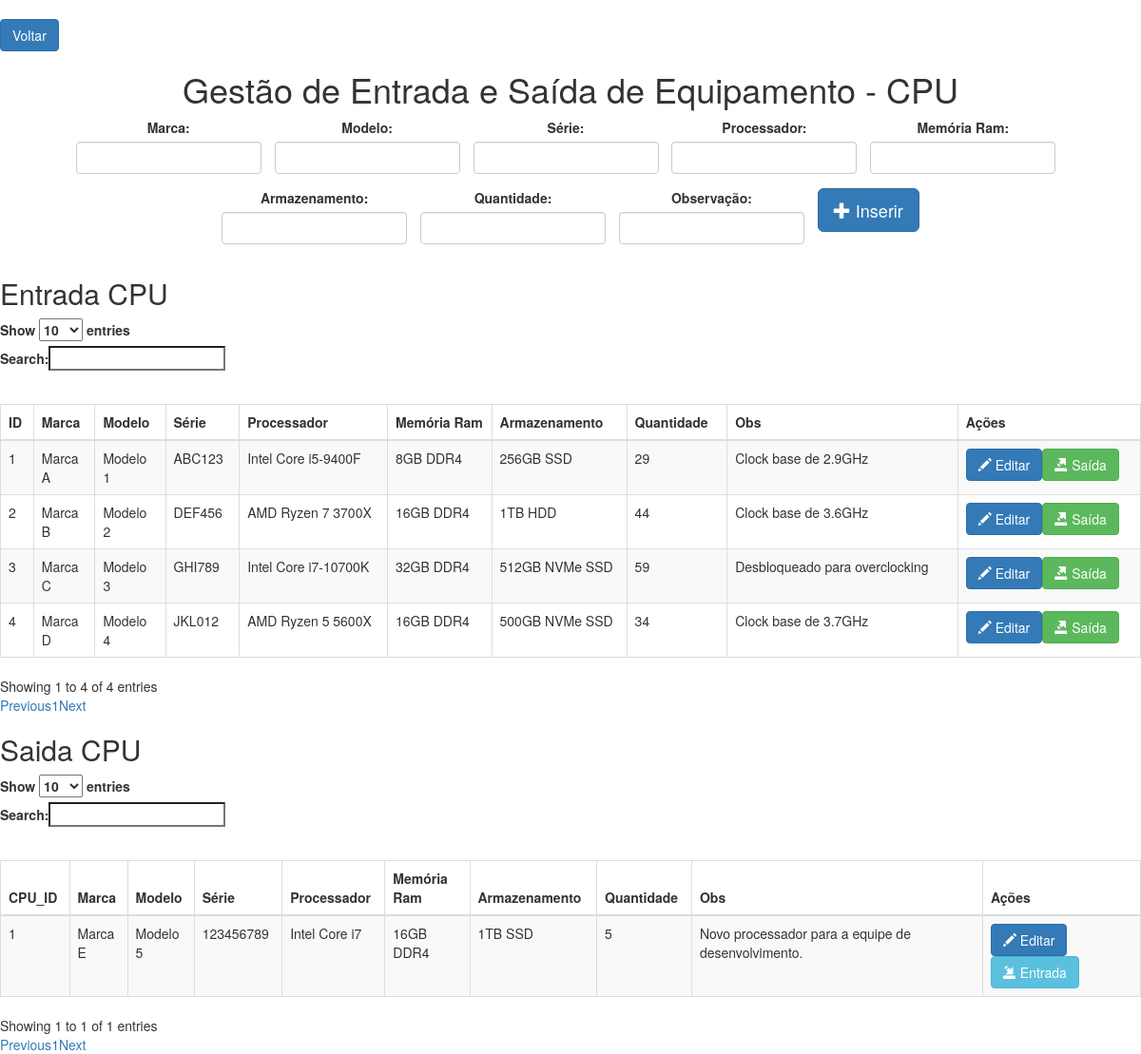
Screenshot of /cpu.php with the database file from the repository.
### tables this page shows
CREATE TABLE `cpu` (
  `ID` int(11) NOT NULL,
  `MARCA` varchar(100) NOT NULL,
  `MODELO` varchar(100) NOT NULL,
  `SERIE` varchar(100) NOT NULL,
  `PROCESSADOR` varchar(100) NOT NULL,
  `MEMORIA_RAM` varchar(100) NOT NULL,
  `ARMAZENAMENTO` varchar(100) NOT NULL,
  `QUANTIDADE` int(11) NOT NULL,
  `OBS` varchar(255) NOT NULL
);

CREATE TABLE `cpu_saida` (
  `CPU_ID` int(11) NOT NULL,
  `MARCA` varchar(100) NOT NULL,
  `MODELO` varchar(100) NOT NULL,
  `SERIE` varchar(100) NOT NULL,
  `PROCESSADOR` varchar(100) NOT NULL,
  `MEMORIA_RAM` varchar(100) NOT NULL,
  `ARMAZENAMENTO` varchar(100) NOT NULL,
  `QUANTIDADE` int(11) NOT NULL,
  `OBS` varchar(255) DEFAULT NULL
);

### cpu.php (the view, shortened to what this page needs)
<!DOCTYPE html>
<html>
<head>
    <link rel="stylesheet" href="style.css">
    <link rel="stylesheet" href="https://maxcdn.bootstrapcdn.com/bootstrap/3.3.7/css/bootstrap.min.css">
    <link rel="stylesheet" href="https://cdn.datatables.net/1.10.19/css/dataTables.bootstrap.min.css">
</head>
<body>
<div class="text-left" style="margin-top: 20px;">
    <button onclick="window.location.href='index.php'" class="btn btn-primary">Voltar</button>
</div>
<h1 class="text-center">Gestão de Entrada e Saída de Equipamento - CPU</h1>
<form method="post" action="inserir.php">
    <div class="form-container inline">
        <div class="form-group">
            <label for="MARCA">Marca:</label>
            <input type="text" name="MARCA" id="MARCA" class="form-control" required>
        </div>
        <div class="form-group">
            <label for="MODELO">Modelo:</label>
            <input type="text" name="MODELO" id="MODELO" class="form-control" required>
        </div>
        <div class="form-group">
            <label for="SERIE">Série:</label>
            <input type="text" name="SERIE" id="SERIE" class="form-control" required>
        </div>
        <div class="form-group">
            <label for="PROCESSADOR">Processador:</label>
            <input type="text" name="PROCESSADOR" id="PROCESSADOR" class="form-control" required>
        </div>
        <div class="form-group">
            <label for="MEMORIA_RAM">Memória Ram:</label>
            <input type="text" name="MEMORIA_RAM" id="MEMORIA_RAM" class="form-control" required>
        </div>
        <div class="form-group">
            <label for="ARMAZENAMENTO">Armazenamento:</label>
            <input type="text" name="ARMAZENAMENTO" id="ARMAZENAMENTO" class="form-control" required>
        </div>
        <div class="form-group">
            <label for="QUANTIDADE">Quantidade:</label>
            <input type="text" name="QUANTIDADE" id="QUANTIDADE" class="form-control" required>
        </div>
        <div class="form-group">
            <label for="OBS">Observação:</label>
            <input type="text" name="OBS" id="OBS" class="form-control" required>
        </div>
        <button type="submit" name="submit_insert" class="btn btn-primary btn-lg">
            <span class="glyphicon glyphicon-plus"></span> Inserir
        </button>
    </div>
</form>
<?php
function exibirTabela($conexao)
{
    $sql = "SELECT * FROM cpu";
    $resultado = mysqli_query($conexao, $sql);
    if (mysqli_num_rows($resultado) > 0) {
        echo '<h2>Entrada CPU</h2>';
        echo '<table id="cpu-table" class="table table-striped table-bordered">';
        echo '<thead><tr><th>ID</th><th>Marca</th><th>Modelo</th><th>Série</th><th>Processador</th><th>Memória Ram</th><th>Armazenamento</th><th>Quantidade</th><th>Obs</th><th>Ações</th></tr></thead>';
        echo '<tbody>';
        while ($row = mysqli_fetch_assoc($resultado)) {
            echo '<tr>';
            echo '<td>' . $row['ID'] . '</td>';
            echo '<td>' . $row['MARCA'] . '</td>';
            echo '<td>' . $row['MODELO'] . '</td>';
            echo '<td>' . $row['SERIE'] . '</td>';
            echo '<td>' . $row['PROCESSADOR'] . '</td>';
            echo '<td>' . $row['MEMORIA_RAM'] . '</td>';
            echo '<td>' . $row['ARMAZENAMENTO'] . '</td>';
            echo '<td>' . $row['QUANTIDADE'] . '</td>';
            echo '<td>' . $row['OBS'] . '</td>';
            echo '<td><button class="btn btn-primary btn-editar"><span class="glyphicon glyphicon-pencil"></span> Editar</button>';
            echo '<button class="btn btn-success btn-saida"><span class="glyphicon glyphicon-export"></span> Saída</button>';
            echo '</td>';
            echo '</tr>';
        }
        echo '</tbody>';
        echo '</table>';
    }
}
function exibirTabelaCpuSaida($conexao)
{
    $sql = "SELECT * FROM cpu_saida";
    $resultado = mysqli_query($conexao, $sql);
    if (mysqli_num_rows($resultado) > 0) {
        echo '<h2>Saida CPU</h2>';
        echo '<table id="cpu_saida-table" class="table table-striped table-bordered">';
        echo '<thead><tr><th>CPU_ID</th><th>Marca</th><th>Modelo</th><th>Série</th><th>Processador</th><th>Memória Ram</th><th>Armazenamento</th><th>Quantidade</th><th>Obs</th><th>Ações</th></tr></thead>';
        echo '<tbody>';
        while ($row = mysqli_fetch_assoc($resultado)) {
            echo '<tr>';
            echo '<td>' . $row['CPU_ID'] . '</td>';
            echo '<td>' . $row['MARCA'] . '</td>';
            echo '<td>' . $row['MODELO'] . '</td>';
            echo '<td>' . $row['SERIE'] . '</td>';
            echo '<td>' . $row['PROCESSADOR'] . '</td>';
            echo '<td>' . $row['MEMORIA_RAM'] . '</td>';
            echo '<td>' . $row['ARMAZENAMENTO'] . '</td>';
            echo '<td>' . $row['QUANTIDADE'] . '</td>';
            echo '<td>' . $row['OBS'] . '</td>';
            echo '<td><button class="btn btn-primary btn-editar"><span class="glyphicon glyphicon-pencil"></span> Editar</button>';
            echo '<button class="btn btn-info btn-entrada"><span class="glyphicon glyphicon-import"></span> Entrada</button>';
            echo '</td>';
            echo '</tr>';
        }
        echo '</tbody>';
        echo '</table>';
    }
}
$host = "localhost";
$usuario = "root";
$senha = "";
$banco = "INVENTARIO";
$conexao = mysqli_connect($host, $usuario, $senha, $banco);
if (mysqli_connect_errno()) {
    echo '<div class="message error">Erro na conexão com o banco de dados: ' . mysqli_connect_error() . '</div>';
} else {
    exibirTabela($conexao);
    exibirTabelaCpuSaida($conexao);
}
?>
</body>
</html>

### style.css (style rules this page uses)
body { background-color: #f1f1f1; font-family: Arial, sans-serif; }
h1 { text-align: center; }
table { width: 100%; margin-top: 30px; border-collapse: collapse; }
table th, table td { padding: 8px; border: 1px solid #ccc; }
.form-group { display: inline-block; margin-right: 10px; margin-bottom: 10px; vertical-align: top; }
.form-group label { display: block; }
.form-group input, .form-group select, .form-group textarea { display: block; width: 100%; box-sizing: border-box; }
.form-container { text-align: center; }

### rows the page displays
cpu: ID "1", MARCA "Marca A", MODELO "Modelo 1", SERIE "ABC123", PROCESSADOR "Intel Core i5-9400F", MEMORIA_RAM "8GB DDR4", ARMAZENAMENTO "256GB SSD", QUANTIDADE "29", OBS "Clock base de 2.9GHz"
cpu: ID "2", MARCA "Marca B", MODELO "Modelo 2", SERIE "DEF456", PROCESSADOR "AMD Ryzen 7 3700X", MEMORIA_RAM "16GB DDR4", ARMAZENAMENTO "1TB HDD", QUANTIDADE "44", OBS "Clock base de 3.6GHz"
cpu: ID "3", MARCA "Marca C", MODELO "Modelo 3", SERIE "GHI789", PROCESSADOR "Intel Core i7-10700K", MEMORIA_RAM "32GB DDR4", ARMAZENAMENTO "512GB NVMe SSD", QUANTIDADE "59", OBS "Desbloqueado para overclocking"
cpu: ID "4", MARCA "Marca D", MODELO "Modelo 4", SERIE "JKL012", PROCESSADOR "AMD Ryzen 5 5600X", MEMORIA_RAM "16GB DDR4", ARMAZENAMENTO "500GB NVMe SSD", QUANTIDADE "34", OBS "Clock base de 3.7GHz"
cpu_saida: CPU_ID "1", MARCA "Marca E", MODELO "Modelo 5", SERIE "123456789", PROCESSADOR "Intel Core i7", MEMORIA_RAM "16GB DDR4", ARMAZENAMENTO "1TB SSD", QUANTIDADE "5", OBS "Novo processador para a equipe de desenvolvimento."
